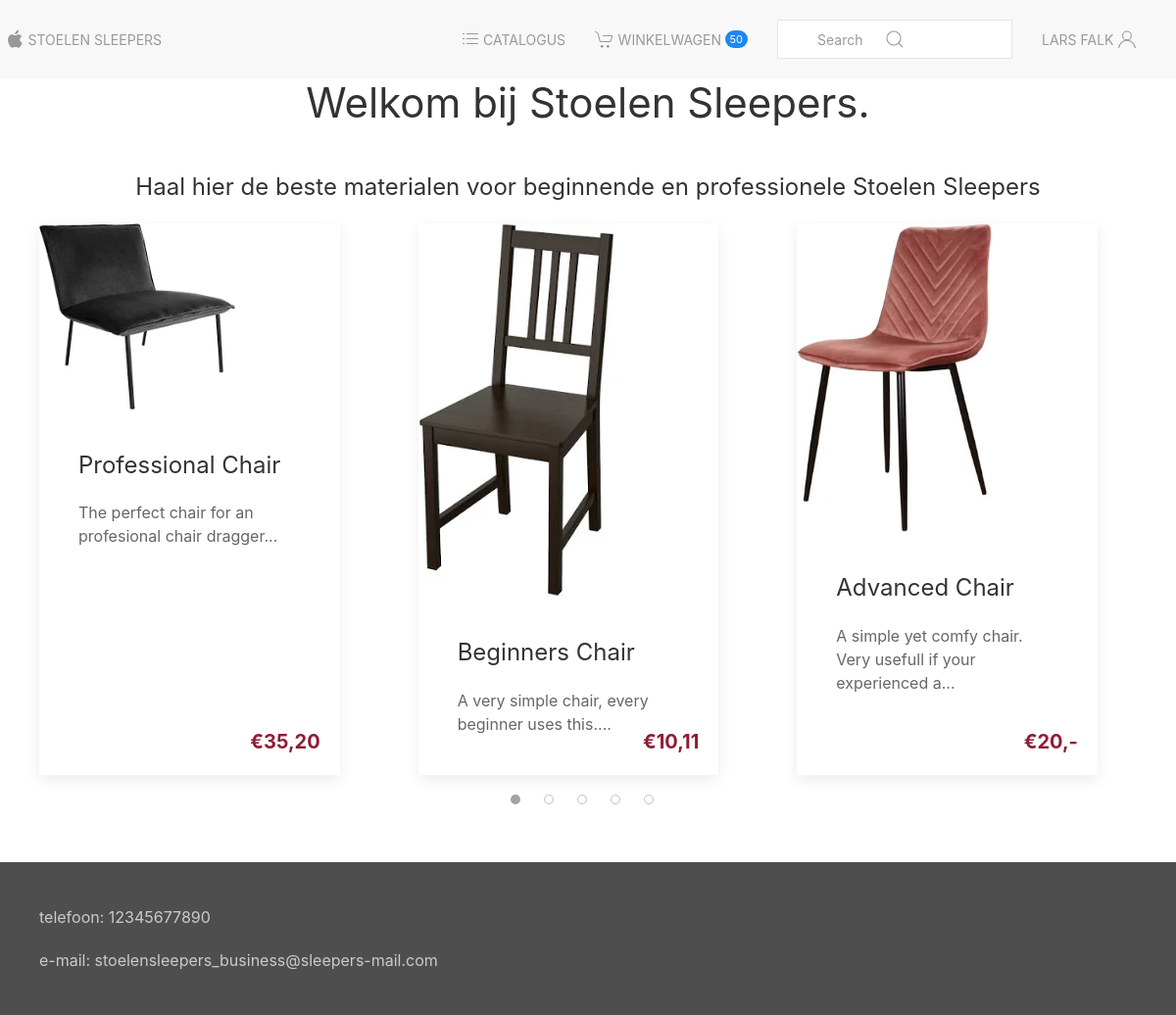
The app's page /dev/index.php (signed in) with its own data.
### tables this page shows
CREATE TABLE `products` (
  `ID` int(255) NOT NULL,
  `name` varchar(50) NOT NULL,
  `description` varchar(250) NOT NULL,
  `price` float NOT NULL,
  `image` varchar(50) NOT NULL,
  `categorie_id` int(255) NOT NULL
);

### dev/src/database/Database.class.php (called while the page is built, shortened)
<?php
include_once(__DIR__ . "/../helpers/array.helper.php");
class Database extends PDO
{
    public function runSql(string $sql, array $params = []): array
    {
        $query = $this->prepare($sql);
        $query->execute($params);
        return $query->fetchAll(PDO::FETCH_ASSOC);
    }
    public function select(string $table, array $selectors = ["*"], array $conditions = [], array $params = []): array
    {
        $ArrayHelper = new ArrayHelper();
        $selectString = $ArrayHelper->arrayToString($selectors);
        $sql = "SELECT $selectString FROM $table";
        if (!empty($conditions)) {
            $conditionString = $ArrayHelper->arrayToString($conditions);
            $conditionString = str_replace(",", " AND", $conditionString);
            $sql .= " WHERE $conditionString";
        }
        return $this->runSql($sql, $params);
    }
}

### dev/src/helpers/cart.helper.php (called while the page is built, shortened)
<?php
include_once(__DIR__ . "/../database/Database.class.php");
include_once(__DIR__ . "/login.helper.php");
include_once(__DIR__ . "/price.helper.php");
class Carthelper
{
    private Database $dbconn;
    private LoginHelper $login;
    public function __construct(Database $dbconn)
    {
        $this->dbconn = $dbconn;
        $this->login = new LoginHelper();
    }
    public function getCart(): array
    {
        if (!$this->login->isLoggedIn() || $this->doesCartExist())
            return [];
        $userID = $this->login->getUser()["ID"];
        $cart = $this->dbconn->select(
            "carts",
            ["*"],
            ["customer_id = :CustomerID", ""],
            [":CustomerID" => $userID]
        );
        return $cart[0];
    }
    public function doesCartExist(): bool
    {
        $userID = $this->login->getUser()["ID"];
        $cart = $this->dbconn->select(
            "carts",
            ["ID"],
            [
                "customer_id = :CustomerID",
                "ordered = 0"
            ],
            [":CustomerID" => $userID]
        );
        return (!is_null($cart) || !empty($cart)) && sizeof((array) $cart) < 1;
    }
    public function getCartItems(): array
    {
        $cartID = $this->getCartID();
        $items = $this->dbconn->select(
            "cart_items",
            ["*"],
            ["order_id = :id"],
            [":id" => $cartID]
        );
        foreach ($items as $item) {
            $product = $this->dbconn->select(
                "products",
                ["*"],
                ["ID = :id"],
                [":id" => $item["product_id"]]
            );
            $index = array_search($item, $items);
            if (!is_null($product[0]) || !empty($product[0]))
                $item["product"] = $product[0];
            else
                $item["product"] = $product;
            $items[$index] = $item;
        }
        return $items;
    }
    public function getCartID(): int
    {
        if ($this->doesCartExist())
            return 0;
        $cart = $this->getCart();
        $cartID = $cart["ID"];
        return $cartID;
    }
    public function getCartSize(): int
    {
        $amount = 0;
        if ($this->login->isLoggedIn()) {
            $items = $this->getCartItems();
            foreach ($items as $item) {
                $amount += $item["amount"];
            }
        }
        return $amount;
    }
}

### dev/src/helpers/login.helper.php (called while the page is built, shortened)
<?php
class LoginHelper
{
    public function isLoggedIn(): bool
    {
        if (isset($_SESSION["user"]) && !empty($_SESSION["user"])) {
            $userdata = $_SESSION["user"][0];
            if (is_array($userdata) && array_key_exists("ID", $userdata)) {
                return intval($userdata["ID"]) > 0;
            } else if (is_object($userdata) && property_exists($userdata,  "ID")) {
                return intval($userdata->ID) > 0;
            }
        }
        return false;
    }
    public function getUser(): array {
        if ($this->isLoggedIn()) {
            return $_SESSION["user"][0];
        }
        return [];
    }
}

### dev/src/helpers/array.helper.php (called while the page is built, shortened)
<?php
class ArrayHelper
{
    public function arrayToString(array $array): string
    {
        $returnVal = "";
        foreach ($array as $val) {
            if (is_array($val)) {
                $returnVal .= $this->arrayToString($val);
            } else {
                $returnVal .= $val;
                if (next($array) != null) {
                    $returnVal .= ", ";
                }
            }
        }
        return $returnVal;
    }
}

### dev/src/helpers/description.helper.php (called while the page is built)
<?php
class DescriptionHelper
{
    public function writeShortDescription(string $description): string
    {
        $shortDesc = substr($description, 0, 60);
        $shortDesc .= "...";
        return $shortDesc;
    }
}

### dev/src/helpers/price.helper.php (called while the page is built)
<?php
class PriceHelper
{
    public function parseFloatToPrice(float $float): string
    {
        $stringFloat = (string) $float;
        if (!str_contains($stringFloat, ".")) {
            $stringFloat .= ",-";
        }
        $stringFloat = str_replace(".", ",", $stringFloat);
        $decimals = preg_split("/,/", $stringFloat);
        $decimals = (string) $decimals[1];
        if (
            !str_ends_with($decimals, "0") && !str_ends_with($decimals, "-")
            && strlen($decimals) < 2
        ) {
            $stringFloat .= "0";
        }
        return $stringFloat;
    }
}

### dev/index.php (the view, shortened to what this page needs)
<?php
include_once("./src/database/Database.class.php");
include_once("./src/helpers/price.helper.php");
include_once("./src/helpers/description.helper.php");
$PriceHelper = new PriceHelper();
$DescriptionHelper = new DescriptionHelper();
try {
    $dbconn = new Database();
    $sql = "SELECT * FROM products";
    $recset = $dbconn->runSql($sql);
} catch (PDOException $e) {
    echo "Connection failed: " . $e->getMessage();
}
include_once("template/head.inc.php");
?>
<main>
    <div class="uk-flex uk-flex-center">
        <h1>Welkom bij Stoelen Sleepers.</h1>
    </div>
    <br>
    <div class="uk-flex uk-flex-center">
        <h3>Haal hier de beste materialen voor beginnende en professionele Stoelen Sleepers</h3>
    </div>
    <div class="uk-container">
        <div class="uk-slider-container-offset" uk-slider="autoplay: true; autoplay-interval: 3000; active: first"
            id="slider-products">
            <div class="uk-position-relative uk-visible-toggle uk-dark" tabindex="-1">
                <div class="uk-slider-items uk-child-width-1-2@s uk-child-width-1-3@m uk-grid">
                    <?php for ($i = 0; $i < 5; $i++):
                        $product = $recset[$i]; ?>
                        <div class="uk-link-reset">
                            <div class="uk-card uk-card-default uk-height-1-1">
                                <a href="product.php?product_id=<?= $product['ID'] ?>">
                                    <div class="uk-card-media-top">
                                        <img src=<?= $product['image'] ?> height="300" width="200" alt="">
                                    </div>
                                    <div class="uk-card-body">
                                        <h3 class="uk-card-title"><?= $product['name'] ?></h3>
                                        <p><?= $DescriptionHelper->writeShortDescription($product['description']) ?></p>
                                    </div>
                                    <div class="">
                                        <div class="uk-flex uk-flex-row">
                                            <div class="uk-flex-column uk-width-1-3">
                                                <h4
                                                    class="price-text uk-position-bottom-right uk-margin-right uk-margin-top">
                                                    &euro;<?= $PriceHelper->parseFloatToPrice($product['price']) ?></h4>
                                            </div>
                                        </div>
                                    </div>
                                </a>
                            </div>
                        </div>
                    <?php endfor; ?>
                </div>
            </div>
            <ul class="uk-slider-nav uk-dotnav uk-flex-center uk-margin"></ul>
        </div>
    </div>
</main>
<?php
include_once("template/foot.inc.php");

### records on screen
products: image (picture), name "Professional Chair", description "The perfect chair for an profesional chair dragger...", price "35,20"
products: image (picture), name "Beginners Chair", description "A very simple chair, every beginner uses this....", price "10,11"
products: image (picture), name "Advanced Chair", description "A simple yet comfy chair. Very usefull if your experienced a...", price "20,-"

### other values on screen
$CartHelper->getCartSize() "50"
$login->getUser()["first_name"] "LARS"
$login->getUser()["last_name"] "FALK"
